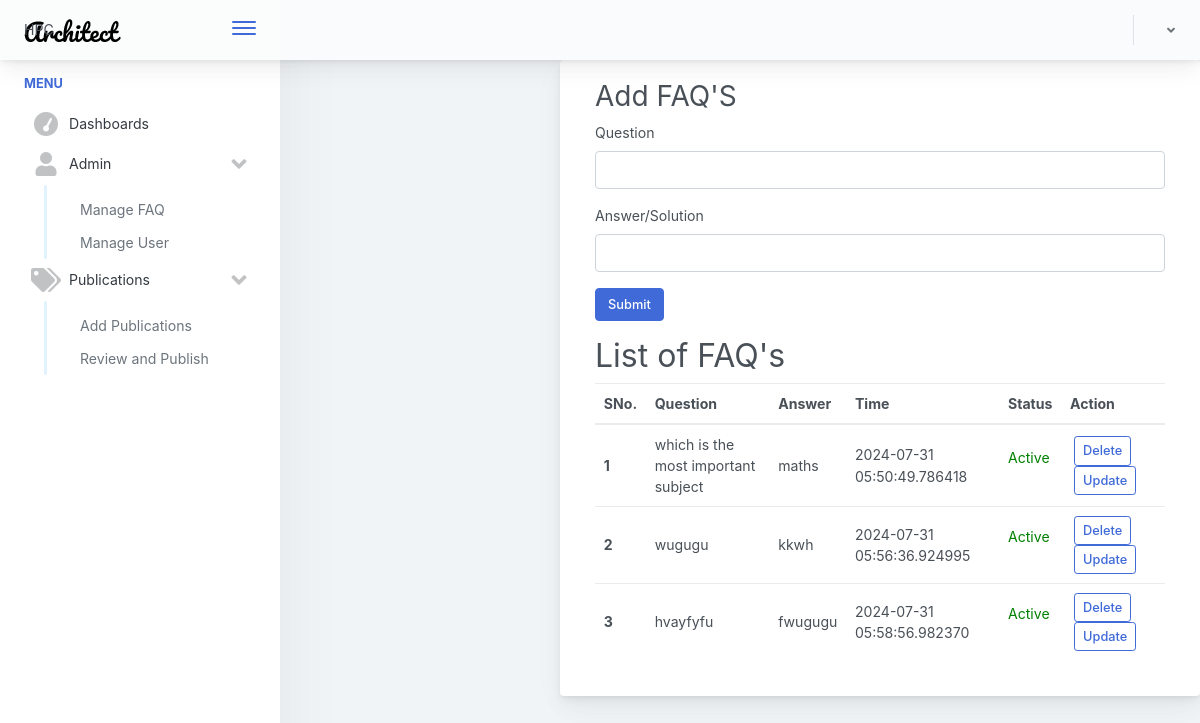
Screenshot of /admin/faq with the database file from the repository.
### app.py (models this page shows, shortened)
class Faq(db.Model):
    sno=db.Column(db.Integer ,primary_key=True)
    question=db.Column(db.String(200) ,nullable=False)
    answer=db.Column(db.String(500) ,nullable=False)
    date_created=db.Column(db.DateTime,default=datetime.utcnow)
    status = db.Column(db.Boolean,default=True)

### app.py (the view)
@app.route('/admin/faq')
def admin_faq():
    allFaq= Faq.query.all()
    return render_template('admin/faq.html', faqs=allFaq)

### templates/admin/faq.html
{% extends 'admin/admin_base.html' %}
{% block content %}
<div class="app-main__outer">
<div class="main-card mb-3 card">
                        <div class="card-body">
                    <div class="container">
                        <form action="/add_faq" method="post">
                            <div class="mb-3">
                                <h3>Add FAQ'S</h3>
                                <label for="title" class="form-label">Question</label>
                                <input type="text" class="form-control" id="question" name="question">
                            </div>
                            <div class="mb-3">
                                <label for="desc" class="form-label">Answer/Solution</label>
                                <input type="text" class="form-control" id="answer" name="answer">
                            </div>
                            <button type="submit" class="btn btn-primary">Submit</button>
                        </form>
                        </div>
                        <div class="container my-3">
                            <h2>List of FAQ's</h2>
                            <table class="table">
                                <thead>
                                  <tr>
                                    <th scope="col">SNo.</th>
                                    <th scope="col">Question</th>
                                    <th scope="col">Answer</th>
                                    <th scope="col">Time</th>
                                    <th scope="col">Status</th>
                                    <th scope="col">Action</th>
                                  </tr>
                                </thead>
                                <tbody>
                                    {% for faq in faqs %}
                                    <tr>
                                        <th scope="row">{{loop.index}}</th>
                                        <td>{{faq.question}}</td>
                                        <td>{{faq.answer}}</td>
                                        <td>{{faq.date_created}}</td>
                                        <td>
                                            {% if faq.status ==1 %}
                                               <p style="color: green;">Active</p>
                                            {% else %}
                                               <p style="color: red;">Inactive</p>
                                            {% endif %}
                                        </td>
                                        <td>
                                            <a href="/delete/{{faq.sno}}" type="button" class="btn btn-outline-primary btn-sm mx-1">Delete</button>
                                            <a href="/update_faq/{{faq.sno}}" type="button" class="btn btn-outline-primary btn-sm mx-1">Update</button>
                                            </td>
                                      </tr>
                                    {% endfor %}
                                </tbody>
                              </table>
                            </div>
                        </div>
                    </div>
                    {% endblock %}

### templates/admin/admin_base.html (shortened to what this page needs)
<!doctype html>
<html lang="en">
      <head>
          <link href="../assets/scripts/main.8d288f825d8dffbbe55e.js" rel="stylesheet">
  <link href="https://cdnjs.cloudflare.com/ajax/libs/font-awesome/6.5.2/css/all.min.css" rel="stylesheet" type="text/css" />
          <link rel="stylesheet"
    href="{{url_for('static', filename='css/main.8d288f825d8dffbbe55e.css')}}">
      </head>
      <body>
          <div class="app-container app-theme-white body-tabs-shadow fixed-header fixed-sidebar">
              <div class="app-header header-shadow">
                  <div class="app-header__logo">
                          <div class="logo-src">HPC</div>
                      <div class="header__pane ml-auto">
                          <div>
                              <button type="button" class="hamburger close-sidebar-btn hamburger--elastic" data-class="closed-sidebar">
                                  <span class="hamburger-box">
                                      <span class="hamburger-inner"></span>
                                  </span>
                              </button>
                          </div>
                      </div>
                  </div>
          <div class="app-header__content">
              <div class="app-header-right">
                  <div class="header-btn-lg pr-0">
                      <div class="widget-content p-0">
                          <div class="widget-content-wrapper">
                              <div class="widget-content-left">
                                  <div class="btn-group">
                                      <a data-toggle="dropdown" aria-haspopup="true" aria-expanded="false" class="p-0 btn">
                                          <i class="fa fa-angle-down ml-2 opacity-8"></i>
                                      </a>
                                  </div>
                              </div>
                          </div>
                      </div>
                  </div>
              </div>
          </div>
              </div>
              <div class="app-main">
      <div class="app-sidebar sidebar-shadow">
             <div class="scrollbar-sidebar">
              <div class="app-sidebar__inner">
                  <ul class="vertical-nav-menu">
                      <li class="app-sidebar__heading">Menu</li>
                      <li >
                          <a href="javascript:void(0);">
                              <i class="metismenu-icon fa fa-tachometer" aria-hidden="true"></i>
                              Dashboards
                              <i class="metismenu-state-icon"></i>
                          </a>
                      </li>
                     <li >
                          <a href="javascript:void(0);">
                              <i class="metismenu-icon fa fa-user"></i>
                              Admin
                              <i class="metismenu-state-icon fa fa-angle-down caret-left" aria-hidden="true"></i>
                          </a>
                          <ul>
                              <li>
                                  <a href="admin/faq" >
                                      Manage FAQ
                                  </a>
                              </li>
                              <li>
                                  <a href="admin/listuser" >
                                      Manage User
                                  </a>
                              </li>
                          </ul>
                      </li>
                       <li >
                          <a href="javascript:void(0);">
                              <i class="metismenu-icon fa fa-tags"></i>
                              Publications
                              <i class="metismenu-state-icon fa fa-angle-down caret-left" aria-hidden="true"></i>
                          </a>
                          <ul>
                              <li>
                                  <a href="">
                                      Add Publications
                                  </a>
                              </li>
                              <li>
                                  <a href="admin/publications">
                                      Review and Publish
                                  </a>
                              </li>
                          </ul>
                      </li>
                  </ul>
              </div>
          </div>
      </div>
      <div class="app-main__outer">
         {% block content %}
         {% endblock %}
                    </div>
    </div>
          </div>
        </div>
 </body>
      </html>

### rows the page displays
Faq: question "which is the most important subject", answer "maths", date_created "2024-07-31 05:50:49.786418", status "Active"
Faq: question "wugugu", answer "kkwh", date_created "2024-07-31 05:56:36.924995", status "Active"
Faq: question "hvayfyfu", answer "fwugugu", date_created "2024-07-31 05:58:56.982370", status "Active"
